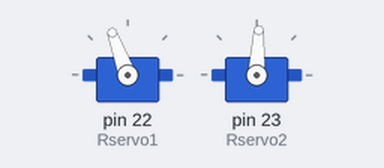
Recording of a sketch running on a simulated Arduino Mega 2560, built with avr-gcc and run on an emulated ATmega2560. Shown: 2 × servo. At 2.0 s the program stops and its outputs stay as they are.

Above: at 0.1 s.
At 2.1 s:
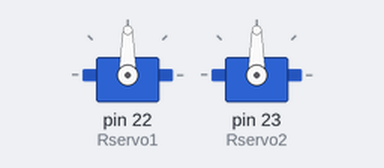
Timing chart, 0 to 3.5 s (numbered marks = the images above):
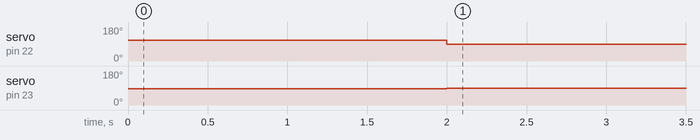

Measured:
- by itself, servo on pin 22 (Rservo1): 110° → 90° at 2.0 s
- by itself, servo on pin 23 (Rservo2): 87° → 90° at 2.0 s

The sketch:

Rotate_Servo_control.ino
```cpp
#include <Servo.h>

Servo Rservo1;
Servo Rservo2;

void setup() {
  Rservo1.attach(22);   //rotate servo(720 degree)

  Rservo2.attach(23);
}

void loop() {

    //Rservo1.write(101);
    //Rservo2.write(101);
    //delay(1750);


    Rservo1.write(110);
    Rservo2.write(87);
    delay(2000);


//Rservo1.write(90);
//delay(1000);

    //Rservo1.write(80);
    //delay(1710);

    Rservo1.write(90);
    Rservo2.write(90);


while(true);

}
```
